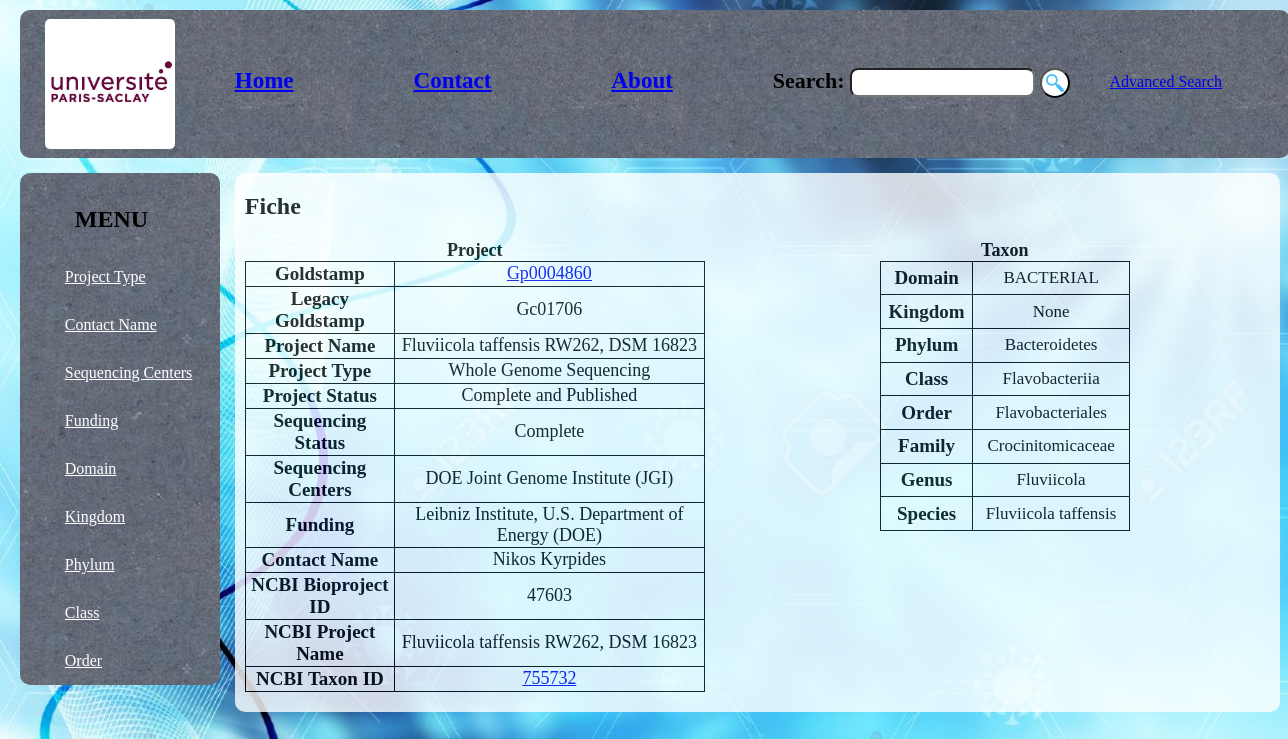
Page /fiche.php?Gp=Gp0004860 on the committed database.
### tables this page shows
CREATE TABLE IF NOT EXISTS `taxon` (
  `NCBI_TAXON_ID` int(9) NOT NULL,
  `DOMAIN` varchar(255) DEFAULT NULL,
  `KINGDOM` varchar(255) DEFAULT NULL,
  `PHYLUM` varchar(255) DEFAULT NULL,
  `CLASS` varchar(255) DEFAULT NULL,
  `ORDER_` varchar(255) DEFAULT NULL,
  `FAMILY` varchar(255) DEFAULT NULL,
  `GENUS` varchar(255) DEFAULT NULL,
  `SPECIES` varchar(255) DEFAULT NULL
);

### fiche.php (the view, shortened to what this page needs)
<?php include("template.php");?>
<section>
<?php
	if (isset($_GET['Gp']))
	{
		include ('connexionBDD.php');
		$answer = $bdd->prepare('SELECT DISTINCT * FROM project,taxon WHERE GOLDSTAMP=? AND project.NCBI_TAXON_ID=taxon.NCBI_TAXON_ID');
		$answer->execute(array($_GET['Gp']));
		$data = $answer->fetch();
		$goldstamp=str_replace("Gp","Go",$data['GOLDSTAMP']);
	}
?>
	<div id="fiche">
		<h1>Fiche</h1>
		<table class="proj">
			<caption style="font-weight:bold;font-size:18px">Project</caption>
			<TR><TH>Goldstamp</TH><TD><a href="https://gold.jgi.doe.gov/organism?id=<?php echo $goldstamp?>"><?php echo $data['GOLDSTAMP']?></a></TD></TR>
			<TR><TH>Legacy Goldstamp</TH><TD><?php echo $data['LEGACY_GOLDSTAMP']?></TD></TR>
			<TR><TH>Project Name</TH><TD><?php echo $data['PROJECT_NAME']?></TD></TR>
			<TR><TH>Project Type</TH><TD><?php echo $data['PROJECT_TYPE']?></TD></TR>
			<TR><TH>Project Status</TH><TD><?php echo $data['PROJECT_STATUS']?></TD></TR>
			<TR><TH>Sequencing Status</TH><TD><?php echo $data['SEQUENCING_STATUS']?></TD></TR>
			<TR><TH>Sequencing Centers</TH><TD><?php echo $data['SEQUENCING_CENTERS']?></TD></TR>
			<TR><TH>Funding</TH><TD><?php echo $data['FUNDING']?></TD></TR>
			<TR><TH>Contact Name</TH><TD><?php echo $data['CONTACT_NAME']?></TD></TR>
			<TR><TH>NCBI Bioproject ID</TH><TD><?php echo $data['NCBI_BIOPROJECT_ID']?></TD></TR>
			<TR><TH>NCBI Project Name</TH><TD><?php echo $data['NCBI_PROJECT_NAME']?></TD></TR>
			<TR><TH>NCBI Taxon ID</TH><TD><a href="https://www.ncbi.nlm.nih.gov/Taxonomy/Browser/wwwtax.cgi?id=<?php echo $data['NCBI_TAXON_ID']?>"><?php echo $data['NCBI_TAXON_ID']?></a></TD></TR>
		</table>
		<table class="taxon">
			<caption style="font-weight:bold;font-size:18px">Taxon</caption>
			<TR><TH>Domain</TH><TD><?php echo $data['DOMAIN']?></TD></TR>
			<TR><TH>Kingdom</TH><TD><?php echo $data['KINGDOM']?></TD></TR>
			<TR><TH>Phylum</TH><TD><?php echo $data['PHYLUM']?></TD></TR>
			<TR><TH>Class</TH><TD><?php echo $data['CLASS']?></TD></TR>
			<TR><TH>Order</TH><TD><?php echo $data['ORDER_']?></TD></TR>
			<TR><TH>Family</TH><TD><?php echo $data['FAMILY']?></TD></TR>
			<TR><TH>Genus</TH><TD><?php echo $data['GENUS']?></TD></TR>
			<TR><TH>Species</TH><TD><?php echo $data['SPECIES']?></TD></TR>
		</table>
	</div>
</section>

### Style.css (style rules this page uses)
html { margin: 0; padding-right: 5%; max-width: 1200px; height:100%; margin: 0 auto; background: url("background.jpg") no-repeat center center fixed; -webkit-background-size: cover; -moz-background-size: cover; -o-background-size: cover; background-size: cover; }
tr th { font-size:19px; border:1px black solid; }
tr td { font-size:18px; border:1px black solid; text-align:center; }
#fiche { margin: 15px 215px; background-color: white; width:1035px; opacity:0.8; border-radius:10px; position:absolute; z-index:2; padding-left: 10px; padding-bottom: 20px; }
.proj { border-collapse:collapse; width:460px; float:left; }
.proj TD { text-align:center; }
.taxon { float: right; border-collapse:collapse; height:270px; width:250px; margin-right:150px; }
.taxon TD { font-size: 17px; }

### rows in the picture
taxon: NCBI_TAXON_ID "755732", DOMAIN "BACTERIAL", KINGDOM "None", PHYLUM "Bacteroidetes", CLASS "Flavobacteriia", ORDER_ "Flavobacteriales", FAMILY "Crocinitomicaceae", GENUS "Fluviicola", SPECIES "Fluviicola taffensis"

### other values in the picture
$data['GOLDSTAMP'] "Gp0004860"
$data['LEGACY_GOLDSTAMP'] "Gc01706"
$data['PROJECT_NAME'] "Fluviicola taffensis RW262, DSM 16823"
$data['PROJECT_TYPE'] "Whole Genome Sequencing"
$data['PROJECT_STATUS'] "Complete and Published"
$data['SEQUENCING_STATUS'] "Complete"
$data['SEQUENCING_CENTERS'] "DOE Joint Genome Institute (JGI)"
$data['FUNDING'] "Leibniz Institute, U.S. Department of Energy (DOE)"
$data['CONTACT_NAME'] "Nikos Kyrpides"
$data['NCBI_BIOPROJECT_ID'] "47603"
$data['NCBI_PROJECT_NAME'] "Fluviicola taffensis RW262, DSM 16823"
